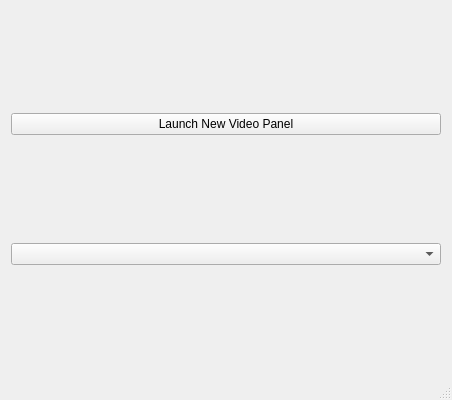
<?xml version="1.0" encoding="UTF-8"?>
<ui version="4.0">
 <class>MainWindow</class>
 <widget class="QMainWindow" name="MainWindow">
  <property name="geometry">
   <rect>
    <x>0</x>
    <y>0</y>
    <width>452</width>
    <height>400</height>
   </rect>
  </property>
  <property name="minimumSize">
   <size>
    <width>130</width>
    <height>77</height>
   </size>
  </property>
  <property name="maximumSize">
   <size>
    <width>500</width>
    <height>400</height>
   </size>
  </property>
  <property name="windowTitle">
   <string>VideoConnector</string>
  </property>
  <widget class="QWidget" name="centralWidget">
   <layout class="QGridLayout" name="gridLayout">
    <item row="0" column="0">
     <widget class="QPushButton" name="newVideoButton">
      <property name="text">
       <string>Launch New Video Panel</string>
      </property>
     </widget>
    </item>
    <item row="1" column="0">
     <widget class="QComboBox" name="comboBox"/>
    </item>
   </layout>
  </widget>
  <widget class="QMenuBar" name="menuBar">
   <property name="geometry">
    <rect>
     <x>0</x>
     <y>0</y>
     <width>452</width>
     <height>18</height>
    </rect>
   </property>
  </widget>
  <widget class="QStatusBar" name="statusBar"/>
 </widget>
 <layoutdefault spacing="6" margin="11"/>
 <resources/>
 <connections/>
</ui>
